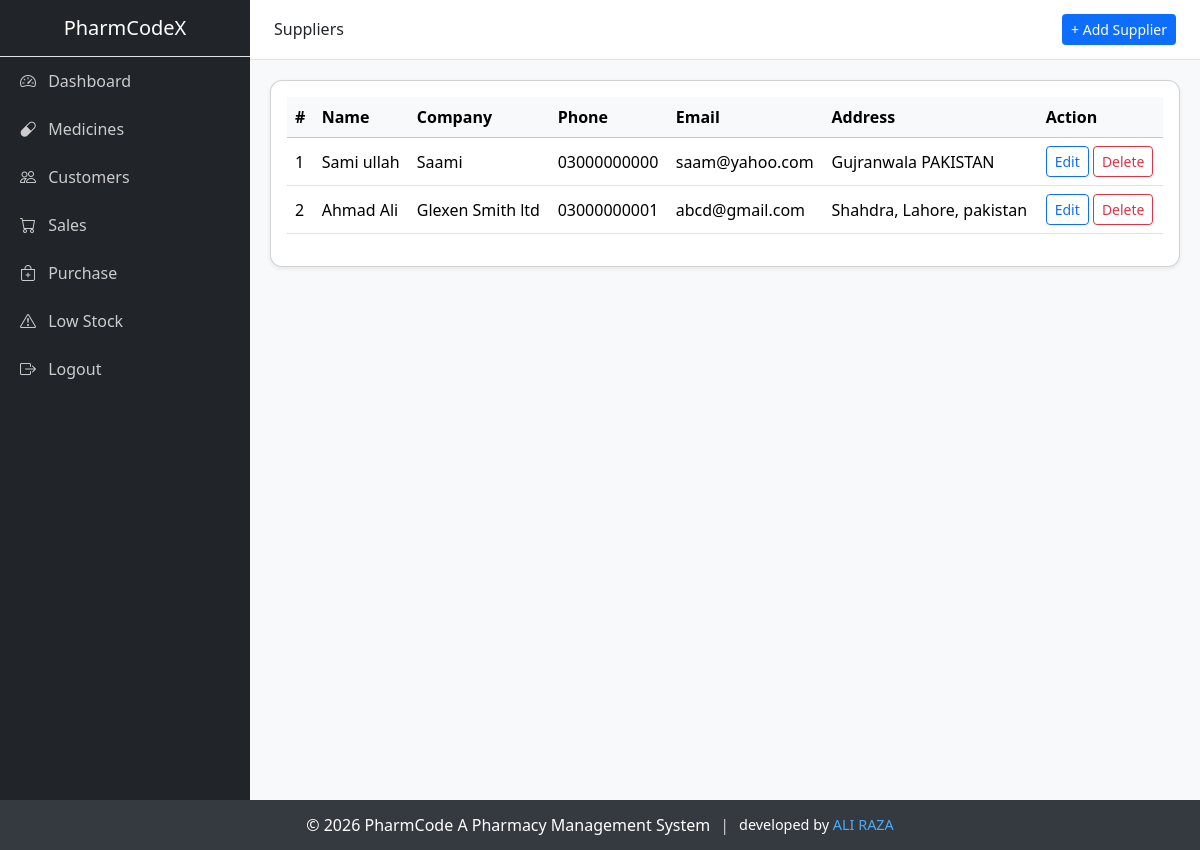
/admin/suppliers.php, run on an earlier commit of the app's database.
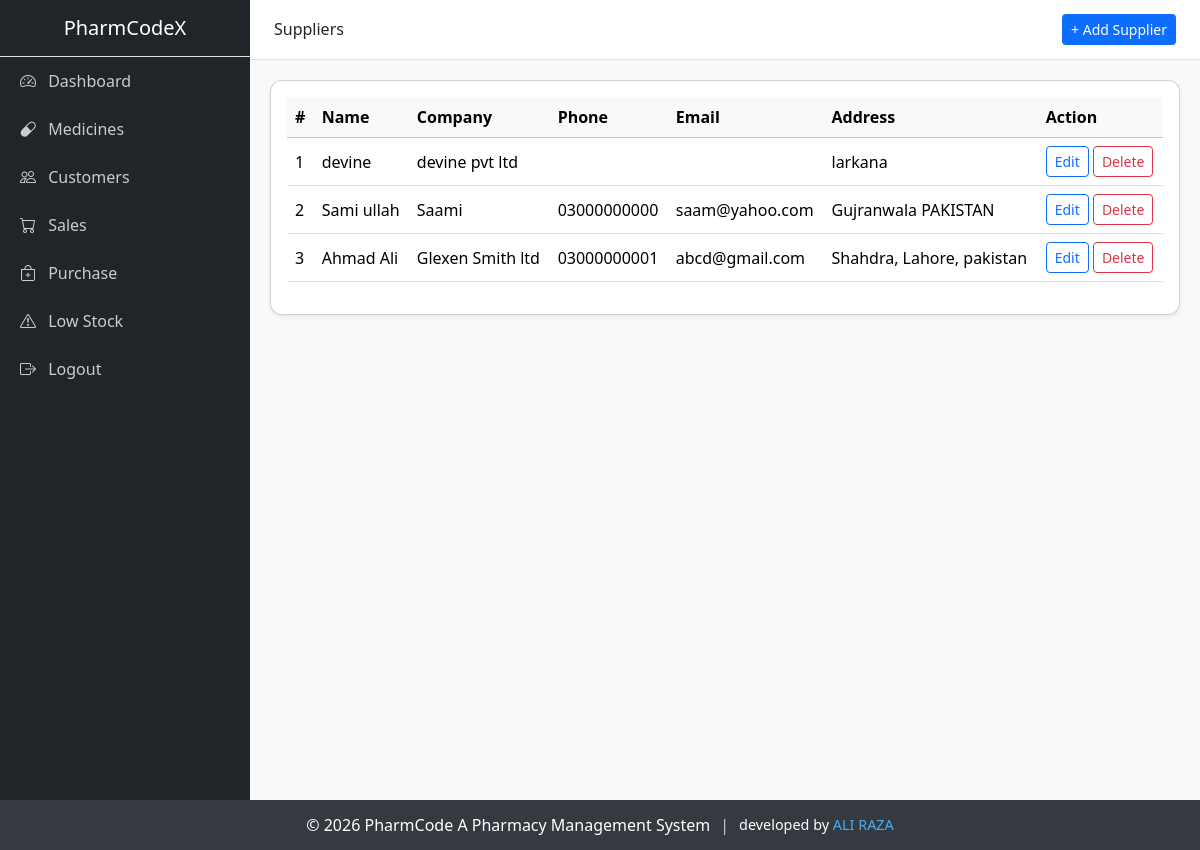
And on a later commit of the database.
### tables this page shows
CREATE TABLE `suppliers` (
  `id` int(11) NOT NULL AUTO_INCREMENT,
  `name` varchar(100) NOT NULL,
  `company` varchar(150) NOT NULL,
  `phone` varchar(20) NOT NULL,
  `email` varchar(100) DEFAULT NULL,
  `address` text DEFAULT NULL,
  `created_at` timestamp NOT NULL DEFAULT current_timestamp(),
  PRIMARY KEY (`id`)
);

### admin/suppliers.php (the view, shortened to what this page needs)
<?php
include('../config/connection.php');
$result = $conn->query("SELECT * FROM suppliers ORDER BY id DESC");
?>
<!DOCTYPE html>
<html lang="en">
<head>
<link href="https://cdn.jsdelivr.net/npm/bootstrap@5.3.2/dist/css/bootstrap.min.css" rel="stylesheet">
</head>
<body class="admin-theme">
<div class="d-flex">
<?php include('../includes/sidebar.php'); ?>
<div class="flex-grow-1">
<div class="topbar d-flex align-items-center justify-content-between px-4">
    <h6 class="mb-0">Suppliers</h6>
    <button class="btn btn-sm"
        style="background-color: var(--primary-color); color:#fff"
        data-bs-toggle="modal" data-bs-target="#addSupplierModal">
        + Add Supplier
    </button>
</div>
<div class="content">
<div class="card shadow-sm">
<div class="card-body">
<table class="table table-hover align-middle">
<thead class="table-light">
<tr>
    <th>#</th>
    <th>Name</th>
    <th>Company</th>
    <th>Phone</th>
    <th>Email</th>
    <th>Address</th>
    <th>Action</th>
</tr>
</thead>
<tbody>
<?php $i=1; while($row=$result->fetch_assoc()): ?>
<tr data-id="<?= $row['id'] ?>">
    <td><?= $i++ ?></td>
    <td class="name"><?= htmlspecialchars($row['name']) ?></td>
    <td class="company"><?= htmlspecialchars($row['company']) ?></td>
    <td class="phone"><?= htmlspecialchars($row['phone']) ?></td>
    <td class="email"><?= htmlspecialchars($row['email']) ?></td>
    <td class="address"><?= htmlspecialchars($row['address']) ?></td>
    <td>
        <button class="btn btn-sm btn-outline-primary" onclick="openEditModal(this)">Edit</button>
        <button class="btn btn-sm btn-outline-danger" onclick="deleteSupplier(this)">Delete</button>
    </td>
</tr>
<?php endwhile; ?>
</tbody>
</table>
</div>
</div>
</div>
</div>
</div>
<?php include("../includes/footer.php"); ?>
</body>
</html>

What changed in the data, as far as the page shows it:
added suppliers: name "devine", company "devine pvt ltd", address "larkana"
